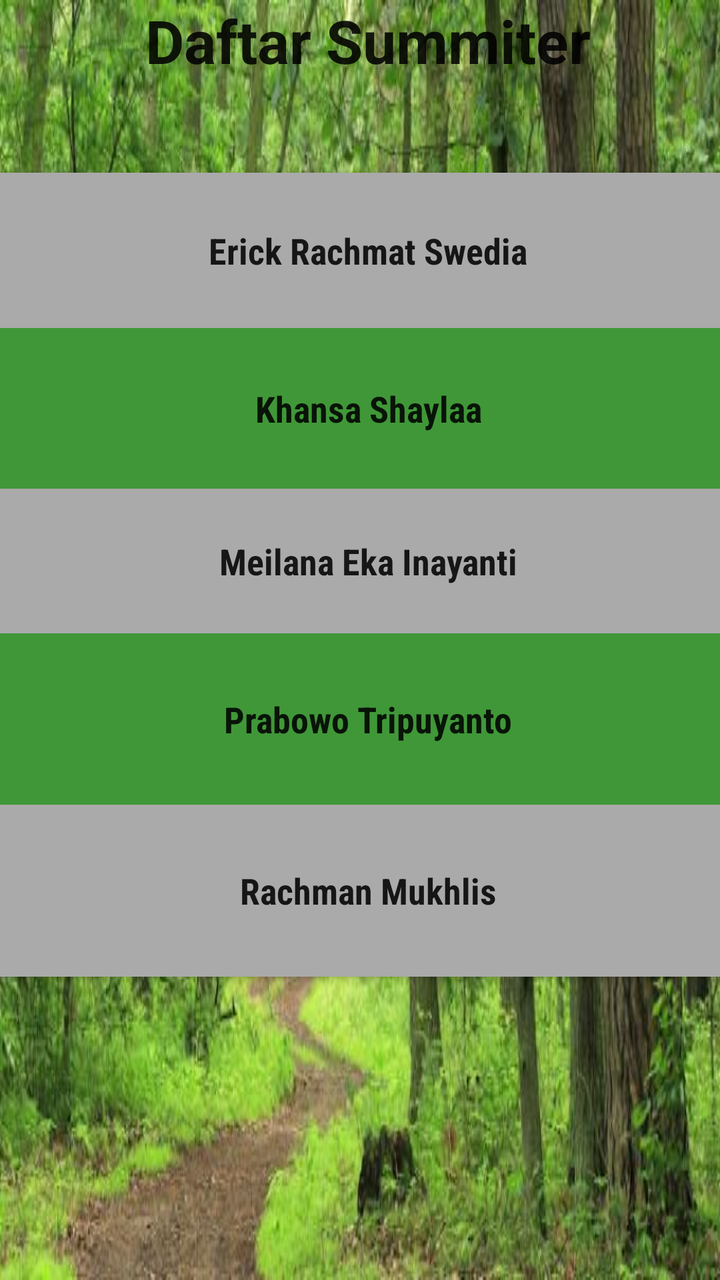
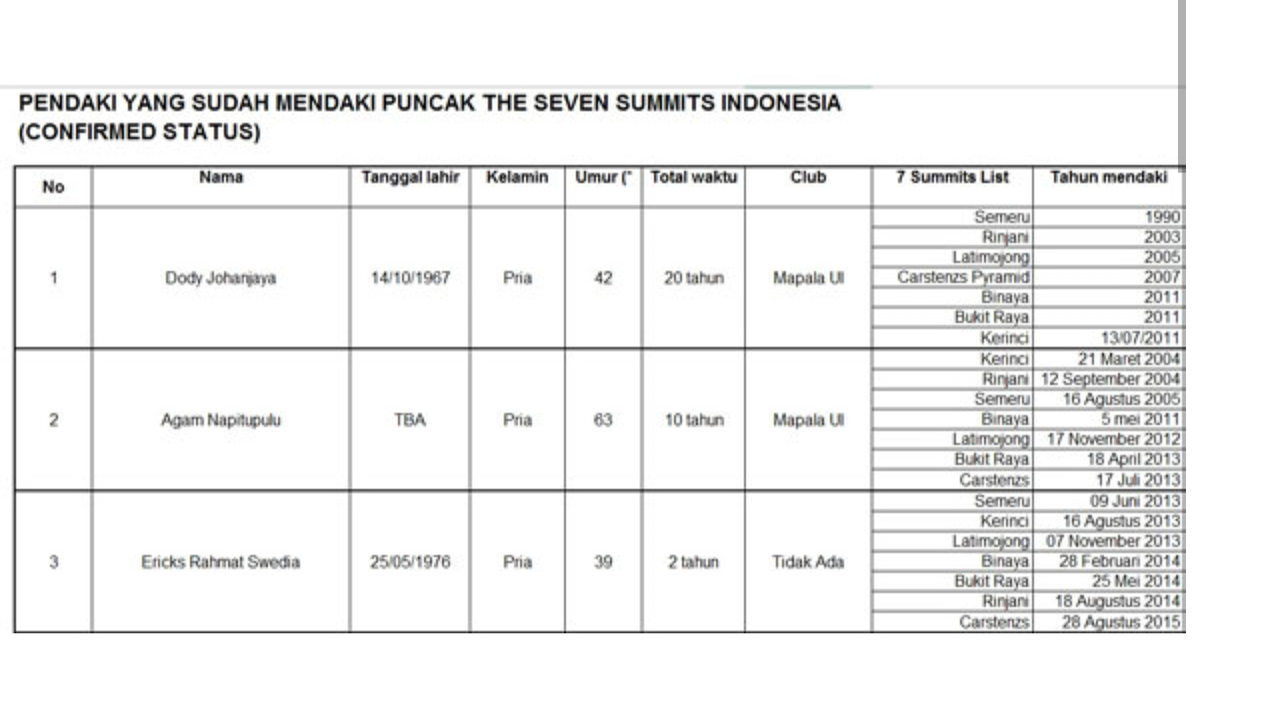

The same Android screen from two of the app's own layout files: first res/layout/ as a phone draws it, then the repository's variant for another configuration, drawn on a device whose configuration selects that folder. Both files follow.
<!-- AndroidManifest.xml: application theme AppTheme -->
<!-- res/layout/activity_summit.xml -->
<?xml version="1.0" encoding="utf-8"?>
<android.support.constraint.ConstraintLayout xmlns:android="http://schemas.android.com/apk/res/android"
    xmlns:app="http://schemas.android.com/apk/res-auto"
    xmlns:tools="http://schemas.android.com/tools"
    android:layout_width="match_parent"
    android:layout_height="match_parent"
    android:background="@drawable/hutank"
    tools:context="com.aradea.informasi.sevensummitindonesia.summit">
    <LinearLayout
        android:layout_width="368dp"
        android:layout_height="551dp"
        android:orientation="vertical"
        android:weightSum="1"
        tools:layout_editor_absoluteX="8dp"
        tools:layout_editor_absoluteY="13dp">

        <TextView
            android:id="@+id/textView"
            android:layout_width="match_parent"
            android:layout_height="wrap_content"
            android:layout_weight="0.17"
            android:background="@android:color/transparent"
            android:fontFamily="sans-serif"
            android:lineSpacingExtra="10sp"
            android:text="Daftar Summiter"
            android:textAlignment="center"
            android:textAppearance="@style/TextAppearance.AppCompat"
            android:textColorLink="@color/colorPrimaryDark"
            android:textSize="30sp"
            android:textStyle="bold"
            tools:text="Daftar Summiter" />

        <Button
            android:id="@+id/button51"
            android:layout_width="match_parent"
            android:layout_height="wrap_content"
            android:layout_weight="0.11"
            android:background="@android:color/darker_gray"
            android:fontFamily="sans-serif-condensed"
            android:text="Erick Rachmat Swedia"
            android:textAppearance="@style/TextAppearance.AppCompat.Body2"
            android:textSize="18sp"
            android:textStyle="bold"
            android:typeface="normal" />

        <Button
            android:id="@+id/button61"
            android:layout_width="match_parent"
            android:layout_height="wrap_content"
            android:layout_weight="0.12"
            android:background="@color/colorAccent"
            android:fontFamily="sans-serif-condensed"
            android:text="Khansa Shaylaa"
            android:textAppearance="@style/TextAppearance.AppCompat.Body2"
            android:textSize="18sp"
            android:textStyle="bold"
            android:typeface="normal" />

        <Button
            android:id="@+id/button71"
            android:layout_width="match_parent"
            android:layout_height="wrap_content"
            android:layout_weight="0.09"
            android:background="@android:color/darker_gray"
            android:fontFamily="sans-serif-condensed"
            android:text="Meilana Eka Inayanti"
            android:textAppearance="@style/TextAppearance.AppCompat.Body2"
            android:textSize="18sp"
            android:textStyle="bold"
            android:typeface="normal" />

        <Button
            android:id="@+id/button91"
            android:layout_width="match_parent"
            android:layout_height="wrap_content"
            android:layout_weight="0.14"
            android:background="@color/colorAccent"
            android:fontFamily="sans-serif-condensed"
            android:text="Prabowo Tripuyanto"
            android:textAppearance="@style/TextAppearance.AppCompat.Body2"
            android:textSize="18sp"
            android:textStyle="bold"
            android:typeface="normal" />

        <Button
            android:id="@+id/button81"
            android:layout_width="match_parent"
            android:layout_height="wrap_content"
            android:layout_weight="0.14"
            android:background="@android:color/darker_gray"
            android:fontFamily="sans-serif-condensed"
            android:text="Rachman Mukhlis"
            android:textAppearance="@style/TextAppearance.AppCompat.Body2"
            android:textSize="18sp"
            android:textStyle="bold"
            android:typeface="normal" />

    </LinearLayout>



</android.support.constraint.ConstraintLayout>
<!-- resources referenced by this layout -->
<resources>
  <color name="colorAccent">#409738</color>
  <color name="colorPrimaryDark">#000000</color>
  <!-- drawable hutank: jpg bitmap (drawable, 75068 bytes) -->
  <style name="AppTheme" parent="Theme.AppCompat.Light.NoActionBar">
          
          <item name="colorPrimary">@color/colorPrimary</item>
          <item name="colorPrimaryDark">@color/colorPrimaryDark</item>
          <item name="colorAccent">@color/colorAccent</item>
      </style>
  <color name="colorPrimary">#4f4f4f</color>
</resources>
<!-- res/layout-land/activity_summit.xml (the repository's variant of the layout above) -->
<!-- drawn on the phone turned sideways -->
<?xml version="1.0" encoding="utf-8"?>
<android.support.v7.widget.LinearLayoutCompat xmlns:android="http://schemas.android.com/apk/res/android"
    xmlns:app="http://schemas.android.com/apk/res-auto"
    xmlns:tools="http://schemas.android.com/tools"
    android:layout_width="match_parent"
    android:layout_height="match_parent"
    android:background="@android:color/background_light"
    tools:context="com.aradea.informasi.sevensummitindonesia.summit">

    <ScrollView
        android:layout_width="wrap_content"
        android:layout_height="wrap_content"
        tools:layout_editor_absoluteY="8dp"
        tools:layout_editor_absoluteX="8dp">

        <LinearLayout
            android:layout_width="match_parent"
            android:layout_height="wrap_content"
            android:orientation="vertical" >

            <ImageView
                android:id="@+id/imageView3"
                android:layout_width="wrap_content"
                android:layout_height="354dp"
                app:srcCompat="@drawable/correrctionl" />

            <ImageView
                android:id="@+id/imageView5"
                android:layout_width="wrap_content"
                android:layout_height="354dp"
                app:srcCompat="@drawable/correrctionli" />

            <ImageView
                android:id="@+id/imageView6"
                android:layout_width="match_parent"
                android:layout_height="440dp"
                app:srcCompat="@drawable/correrctionlis" />

            <ImageView
                android:id="@+id/imageView7"
                android:layout_width="match_parent"
                android:layout_height="354dp"
                app:srcCompat="@drawable/correrctionlistt" />
        </LinearLayout>
    </ScrollView>
</android.support.v7.widget.LinearLayoutCompat>
<!-- resources referenced by the variant -->
<!-- as the phone turned sideways resolves them -->
<resources>
  <!-- drawable correrctionl: jpg bitmap (drawable, 35188 bytes) -->
  <!-- drawable correrctionli: jpg bitmap (drawable, 36179 bytes) -->
  <!-- drawable correrctionlis: jpg bitmap (drawable, 43332 bytes) -->
  <!-- drawable correrctionlistt: jpg bitmap (drawable, 30132 bytes) -->
  <style name="AppTheme" parent="Theme.AppCompat.Light.NoActionBar">
          
          <item name="colorPrimary">@color/colorPrimary</item>
          <item name="colorPrimaryDark">@color/colorPrimaryDark</item>
          <item name="colorAccent">@color/colorAccent</item>
      </style>
  <color name="colorPrimary">#4f4f4f</color>
  <color name="colorPrimaryDark">#000000</color>
  <color name="colorAccent">#409738</color>
</resources>
